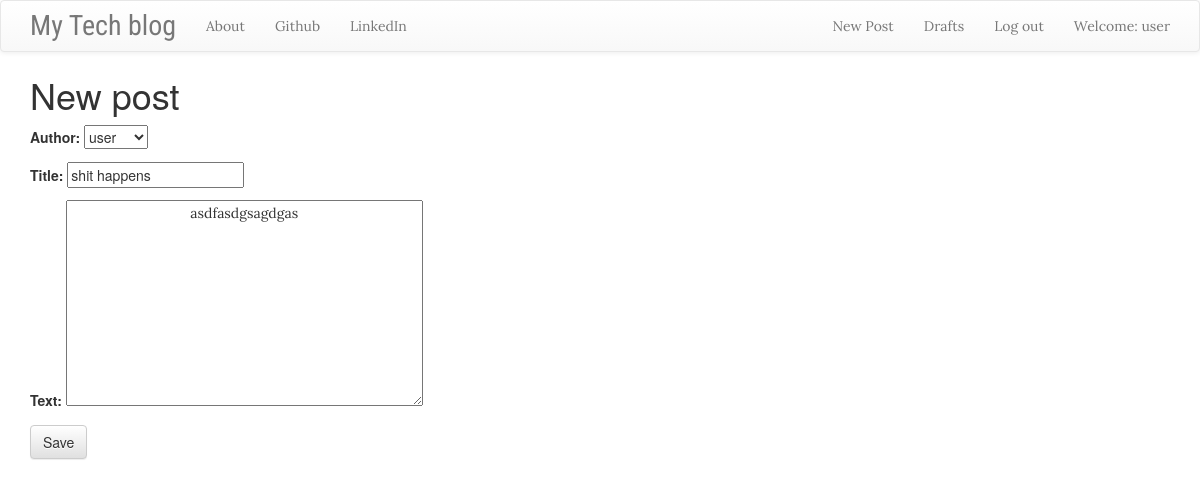
/post/7/edit (signed in), run on the app's committed database.
### blog/models.py (models this page shows, shortened)
class Post(models.Model):
    author=models.ForeignKey('auth.User',max_length=120,on_delete=models.DO_NOTHING)
    title=models.CharField(max_length=50)
    text=models.TextField()
    created_date=models.DateTimeField(default=timezone.now)
    published_date=models.DateTimeField(blank=True,null=True)

### blog/views.py (the view)
# urls.py: path('post/<int:pk>/edit',views.PostUpdateView.as_view(),name='post_edit'),
class PostUpdateView(LoginRequiredMixin,UpdateView):
    login_url = '/login/'
    redirect_field_name = 'blog/post_detail.html'
    form_class = PostForm
    model = Post

### blog/forms.py
class PostForm(forms.ModelForm):
    class Meta:
        model = Post
        fields = ('author','title', 'text',)
        widgets = {
            'title': forms.TextInput(attrs={'class': 'textinputclass'}),
            'text': forms.Textarea(attrs={'class': 'editable medium-editor-textarea postcontent'}),
        }

### blog/templates/blog/post_form.html (shortened to what this page needs)
{% extends 'blog/base.html' %}
{% block content %}
    <h1>New post</h1>
    <form method="POST" class="post-form">
    {{form.as_p}}
    <button type="submit" class="save btn btn-default">Save</button>
    </form>
{% endblock %}

### blog/templates/blog/base.html (shortened to what this page needs)
<!DOCTYPE html>
{% load static %}
<html>
    <head>
      <link rel="stylesheet" href="https://maxcdn.bootstrapcdn.com/bootstrap/3.3.7/css/bootstrap.min.css">
      <link rel="stylesheet" href="https://maxcdn.bootstrapcdn.com/bootstrap/3.3.7/css/bootstrap-theme.min.css">
        <link rel="stylesheet" href="//cdn.jsdelivr.net/medium-editor/latest/css/medium-editor.min.css" type="text/css" media="screen" charset="utf-8">
    <link rel="stylesheet" href="{% static 'css/blog.css' %}">
</head>
<body class='loader'>
  <nav class="navbar navbar-default techfont custom-navbar  navbar-dark bg-dark">
    <div class="container">
      <ul class="nav navbar-nav ">
        <li><a class='navbar-brand bigbrand' href="{% url 'post_list' %}">My Tech blog</a></li>
        <li><a href="{% url 'about'%}">About</a></li>
        <li><a href="https://www.github.com">Github</a></li>
        <li><a href="https://www.linkedin.com">LinkedIn</a></li>
      </ul>
      <ul class="nav navbar-nav navbar-right">
        {% if user.is_authenticated %}
        <li>
          <a href="{% url 'post_new' %}" >New Post</a>
        </li>
        <li>
          <a href="{% url 'post_draft_list' %}">Drafts</a>
        </li>
        <li>
          <a href="{% url 'logout' %}" >Log out</a>
        </li>
        <li>
          <a >Welcome: {{ user.username }}</a>
        </li>
          {% else %}
          <li><a class='nav navbar-right' href="{% url 'login' %}" ><span class="glyphicon glyphicon-user"></span></a></li>
        {% endif %}
      </ul>
  </div>
</nav>
        <div class="content container">
            <div class="row">
                <div class="col-md-8">
                  <div class="blog_posts">
                    {% block content %}
                    {% endblock %}
                  </div>
                </div>
            </div>
        </div>
</body>
</html>

### blog/static/css/blog.css (style rules this page uses)
body { background:url("https://images.unsplash.com/photo-1530569673472-307dc017a82d?ixlib=rb-1.2.1&auto=format&fit=crop&w=500&q=60"); background-size: cover; }
.techfont { font-family: 'Lora', serif; font-size: 1em; margin-bottom: 3px; }
.bigbrand { font-family: 'Roboto Condensed', sans-serif; font-size: 2em; }
.postcontent { text-align: center; font-family: 'Lora', serif; }
body, html { margin: 0; padding: 0; height: 100%; }

### data on the page
Post: author "user", title "shit happens", text "asdfasdgsagdgas"

### other printed values
{{ user.username }} "user"
